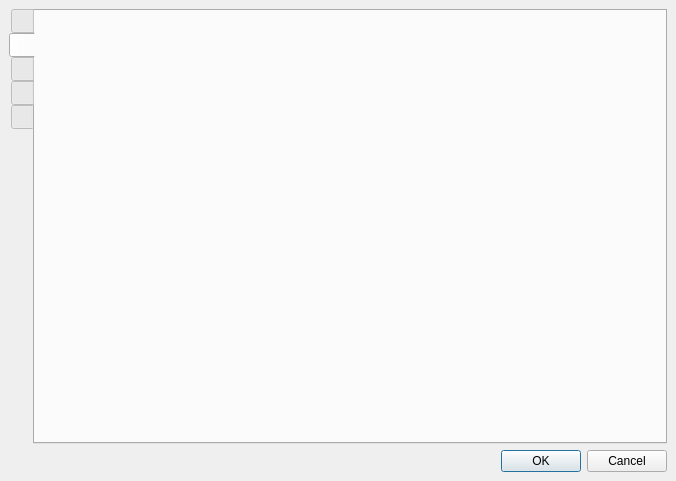
<?xml version="1.0" encoding="UTF-8"?>
<ui version="4.0">
 <class>MainWindow</class>
 <widget class="QMainWindow" name="MainWindow">
  <property name="geometry">
   <rect>
    <x>0</x>
    <y>0</y>
    <width>676</width>
    <height>481</height>
   </rect>
  </property>
  <property name="windowTitle">
   <string>MainWindow</string>
  </property>
  <property name="windowIcon">
   <iconset resource="../../resources/Resources.qrc">
    <normaloff>:/images/touchegg-logo.png</normaloff>:/images/touchegg-logo.png</iconset>
  </property>
  <widget class="QWidget" name="centralwidget">
   <layout class="QVBoxLayout" name="verticalLayout">
    <item>
     <widget class="QTabWidget" name="tabWidget">
      <property name="tabPosition">
       <enum>QTabWidget::West</enum>
      </property>
      <property name="currentIndex">
       <number>1</number>
      </property>
      <property name="iconSize">
       <size>
        <width>60</width>
        <height>60</height>
       </size>
      </property>
      <widget class="QWidget" name="generalConfigTab">
       <attribute name="icon">
        <iconset resource="../../resources/Resources.qrc">
         <normaloff>:/images/general.png</normaloff>:/images/general.png</iconset>
       </attribute>
       <attribute name="title">
        <string/>
       </attribute>
       <layout class="QVBoxLayout" name="verticalLayout_2">
        <item>
         <widget class="QFrame" name="frame">
          <property name="frameShape">
           <enum>QFrame::StyledPanel</enum>
          </property>
          <property name="frameShadow">
           <enum>QFrame::Raised</enum>
          </property>
          <layout class="QGridLayout" name="gridLayout_2">
           <item row="0" column="0" colspan="2">
            <widget class="QCheckBox" name="checkBox">
             <property name="text">
              <string>Enable Tap&amp;Hold</string>
             </property>
            </widget>
           </item>
           <item row="1" column="0">
            <widget class="QLabel" name="label">
             <property name="text">
              <string>Tap&amp;Hold time</string>
             </property>
            </widget>
           </item>
           <item row="1" column="1">
            <widget class="QSlider" name="horizontalSlider">
             <property name="minimum">
              <number>90</number>
             </property>
             <property name="maximum">
              <number>250</number>
             </property>
             <property name="value">
              <number>135</number>
             </property>
             <property name="orientation">
              <enum>Qt::Horizontal</enum>
             </property>
            </widget>
           </item>
          </layout>
         </widget>
        </item>
        <item>
         <spacer name="verticalSpacer">
          <property name="orientation">
           <enum>Qt::Vertical</enum>
          </property>
          <property name="sizeHint" stdset="0">
           <size>
            <width>20</width>
            <height>357</height>
           </size>
          </property>
         </spacer>
        </item>
       </layout>
      </widget>
      <widget class="QWidget" name="tapTab">
       <attribute name="icon">
        <iconset resource="../../resources/Resources.qrc">
         <normaloff>:/images/tap.png</normaloff>:/images/tap.png</iconset>
       </attribute>
       <attribute name="title">
        <string/>
       </attribute>
      </widget>
      <widget class="QWidget" name="dragTab">
       <attribute name="icon">
        <iconset resource="../../resources/Resources.qrc">
         <normaloff>:/images/drag.png</normaloff>:/images/drag.png</iconset>
       </attribute>
       <attribute name="title">
        <string/>
       </attribute>
      </widget>
      <widget class="QWidget" name="pinchTab">
       <attribute name="icon">
        <iconset resource="../../resources/Resources.qrc">
         <normaloff>:/images/pinch.png</normaloff>:/images/pinch.png</iconset>
       </attribute>
       <attribute name="title">
        <string/>
       </attribute>
      </widget>
      <widget class="QWidget" name="tapAndHoldTab">
       <attribute name="icon">
        <iconset resource="../../resources/Resources.qrc">
         <normaloff>:/images/tap_and_hold.png</normaloff>:/images/tap_and_hold.png</iconset>
       </attribute>
       <attribute name="title">
        <string/>
       </attribute>
      </widget>
     </widget>
    </item>
    <item>
     <widget class="QDialogButtonBox" name="buttonBox">
      <property name="standardButtons">
       <set>QDialogButtonBox::Cancel|QDialogButtonBox::Ok</set>
      </property>
     </widget>
    </item>
   </layout>
  </widget>
 </widget>
 <resources>
  <include location="../../resources/Resources.qrc"/>
 </resources>
 <connections/>
</ui>
